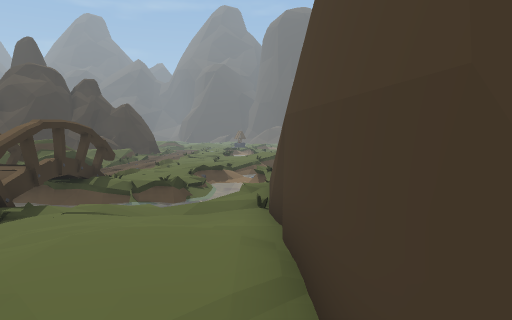
[1] (above)

24 first-person views from a walk through a Unity game level. The camera is 1.4 m above the floor, tilts 4° down and sees 70° across. The floor is counted in squares, 1 m on a side. Each view is taken from the middle of a square. On the plan, view 1 faces up. The plan holds only what a view shows up to about 16 squares ahead; the rest is blank. The place goes on beyond the plan. The player character is not drawn. Some animated figures are not drawn.

[2]
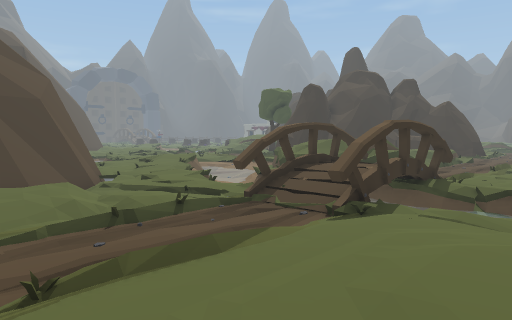

[3]
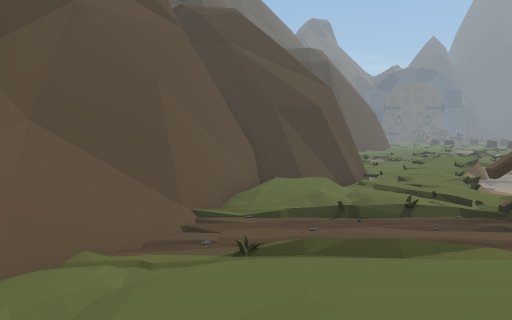

[4]
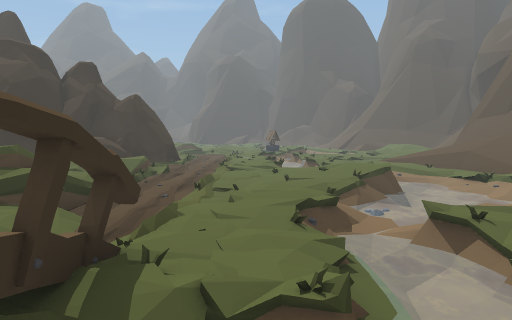

[5]
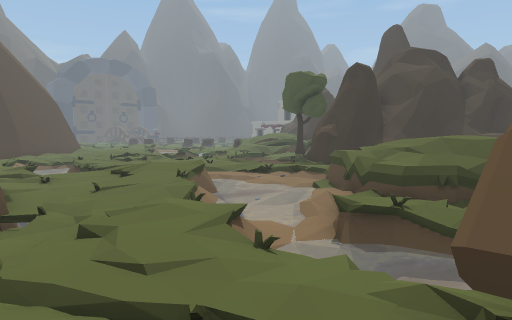

[6]
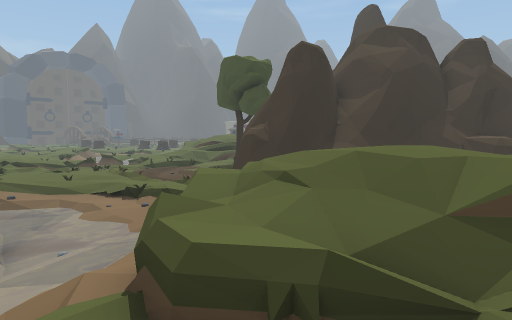

[7]
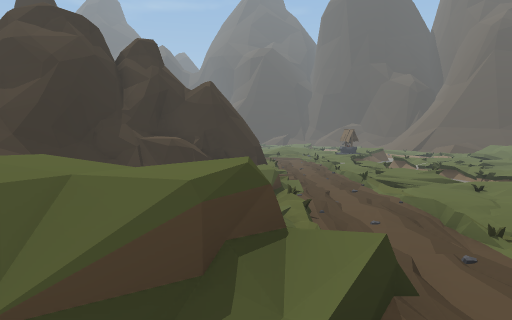

[8]
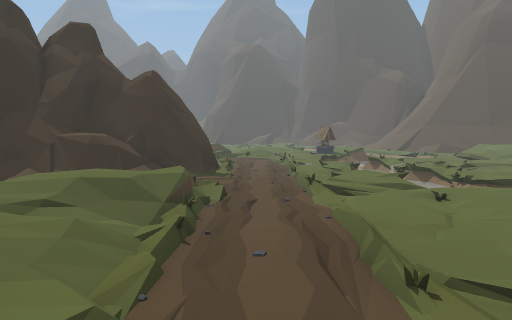

[9]
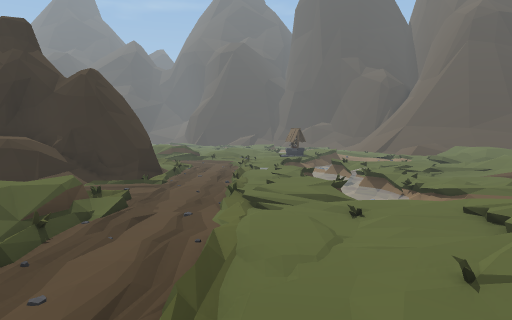

[10]
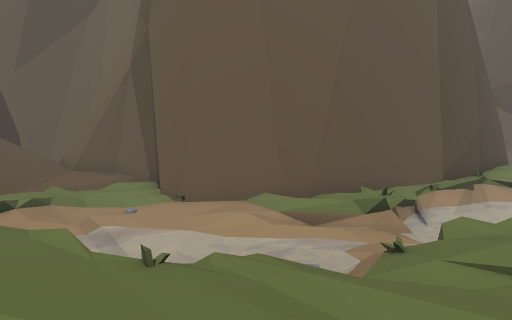

[11]
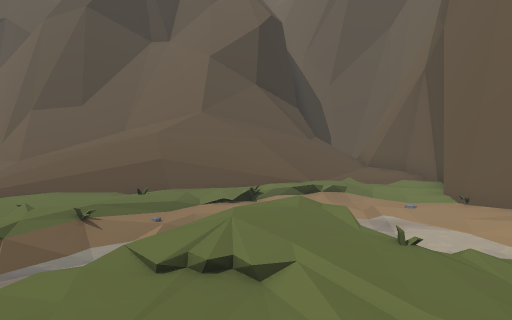

[12]
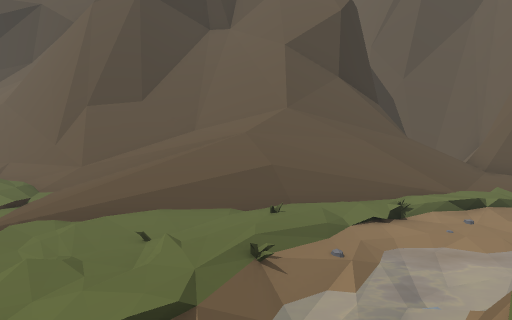

[13]
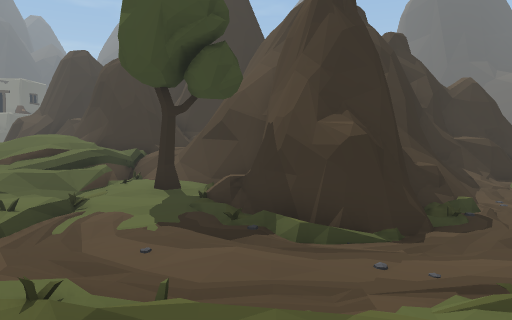

[14]
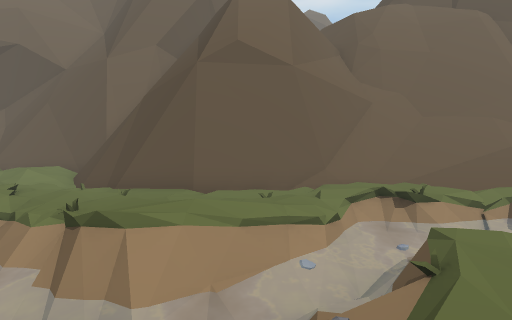

[15]
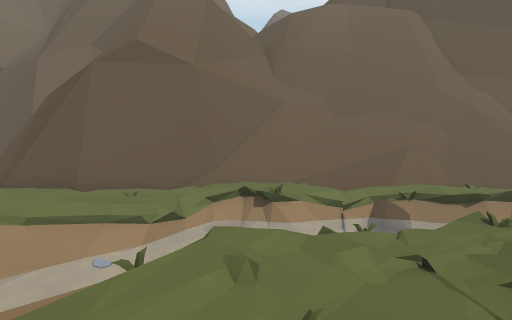

[16]
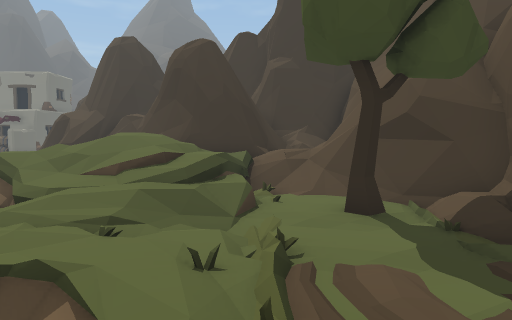

[17]
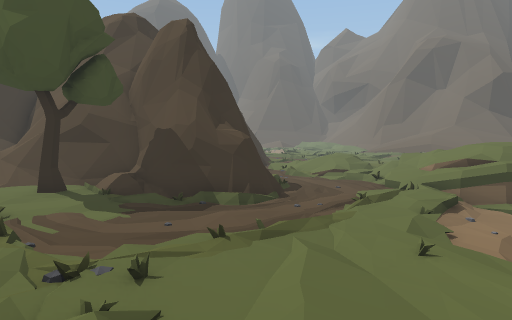

[18]
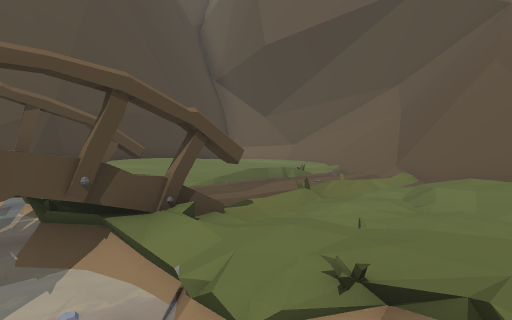

[19]
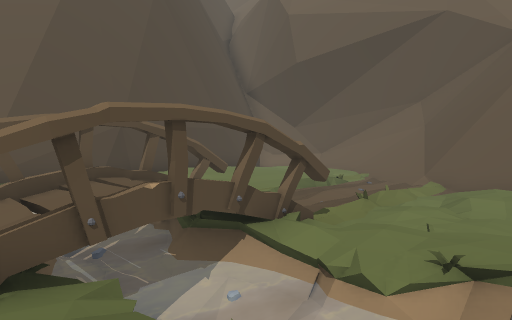

[20]
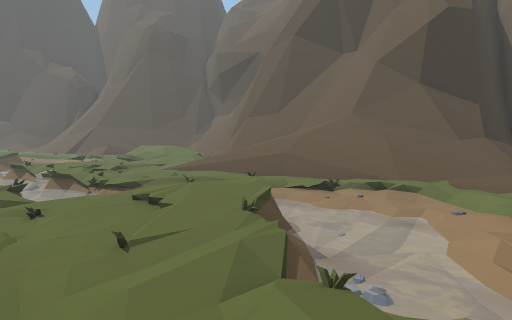

[21]
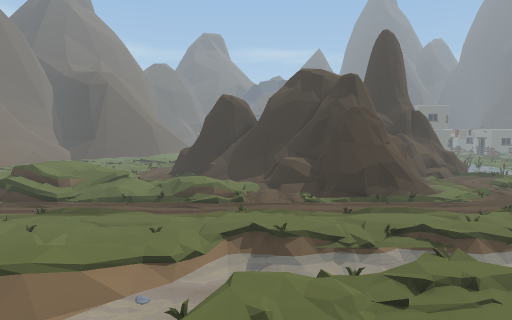

[22]
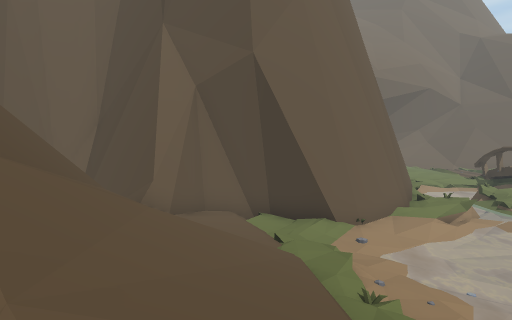

[23]
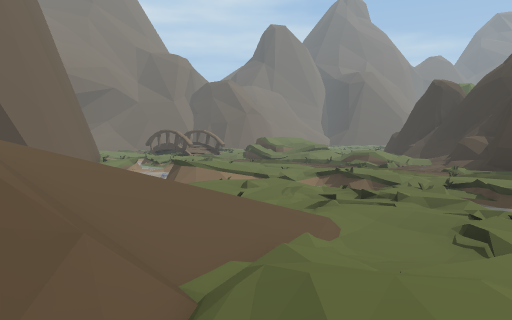

[24]
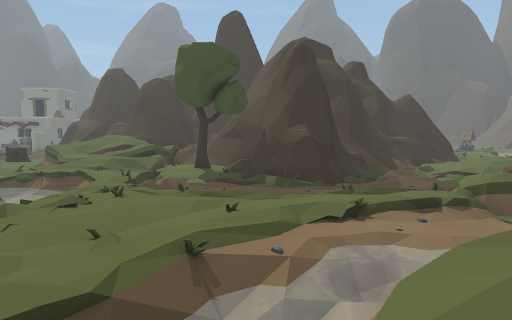

### Floor plan
Key: @ floor where view 1 was taken; # wall or solid block; x gap in a wall; . main floor; : floor 0.25 m higher than the main floor; - floor 0.25 m lower than the main floor; + floor 0.5 m higher than the main floor; _ floor 0.5 m lower than the main floor; * floor 0.75 m higher than the main floor; % floor 1 m higher than the main floor; & floor 1.25 m higher than the main floor; $ floor 1.5 m higher than the main floor; / step, stairs or slope; = window, fence, low wall or low ledge; ~ water the walk can cross; ≈ water the walk keeps out of; ^ raised ledge; v drop or lower ground; O other object.
Columns run from 26 left of view 1 to 15 right of it. Each row starts with its distance up from view 1.
 31    #####         #//--.  ≈///. //+ /=#
 30 #  #=###         ##--.-.≈≈≈.///./+/=##
 29 ####=/#          ##/....≈≈≈./--.//####
 28 =###/ #       #####/.//.≈≈//.--./.==##
 27    +%=#       #####/-/..≈≈≈ ..///////#
 26 $///%=#     ###&=/...-..≈≈≈...///////#
 25 $&///#########=x/--..-.:.≈≈..../////=#
 24 /%%v/########O// -.---../≈ //../////=#
 23 ////..#######/.   :/-..//≈≈≈/../////=#
 22 ++//.O=####=O-/    /--..../~~-/.////=#
 21 //./../####O///    /--....:.~~//////=##
 20 :...../####..-/   //-...../+≈~//////=##
 19 ≈≈...-..##=..- .////-....::/≈~_-////=/##
 18 ≈≈..---------.///+//-......~≈~~/.//////###
 17 ≈≈≈/.--.--.--/+/*///--/../≈~≈~~-/////////#
 16   ≈//..///.../// //:--/../≈~~_-/./:/#   ##
 15    /........v//&&//=-../:/__/-###//###= #
 14    .....//-/=*////v=-/..//_..############
 13    /...//~_~~//////:.//./~≈###
 12   /..../~~~~~~//+=.///../≈≈=#
 11   //...~~≈≈≈≈~//.. # ^/./≈≈##
 10   ////≈~≈+:≈~~~/...x+^//≈≈≈#
  9   ≈ ≈≈≈≈//://≈~_≈≈≈#+#≈≈≈≈/#
  8 ≈≈≈≈≈≈≈......///~~~x+#≈≈ ≈.#
  7 .:/=///.......:./.O#+#..../#
  6 .//././......./.../^.#.....#
  5 /////########/....//--...:.#
  4 ////=##    ###/-././-...:::#
  3 =//=##      ##=///-/....:::#
  2 #####        #=/:.--./...:.#
  1              ###/./--/.....#
  0               #####=--....@#
 -1                  ###//..-..#
 -2                  ≈##//===###
 -3                  ≈##^######

Positions as (right, up) in squares from view 1, and headings:
1: (0, 0), facing up
2: (-1, 0), facing up-left
3: (0, 1), facing left
4: (-3, 7), facing up
5: (-7, 4), facing up-left
6: (-8, 10), facing up-left
7: (-8, 12), facing up
8: (-6, 14), facing up
9: (-4, 15), facing up
10: (-3, 20), facing down-right
11: (-4, 20), facing right
12: (-2, 23), facing right
13: (-19, 13), facing up
14: (-18, 15), facing down
15: (-21, 15), facing down
16: (-23, 16), facing up
17: (-24, 12), facing up-right
18: (-11, 9), facing down-right
19: (-11, 11), facing down-right
20: (-4, 14), facing up-right
21: (7, 24), facing left
22: (7, 25), facing down
23: (9, 31), facing down-left
24: (-19, 7), facing up
